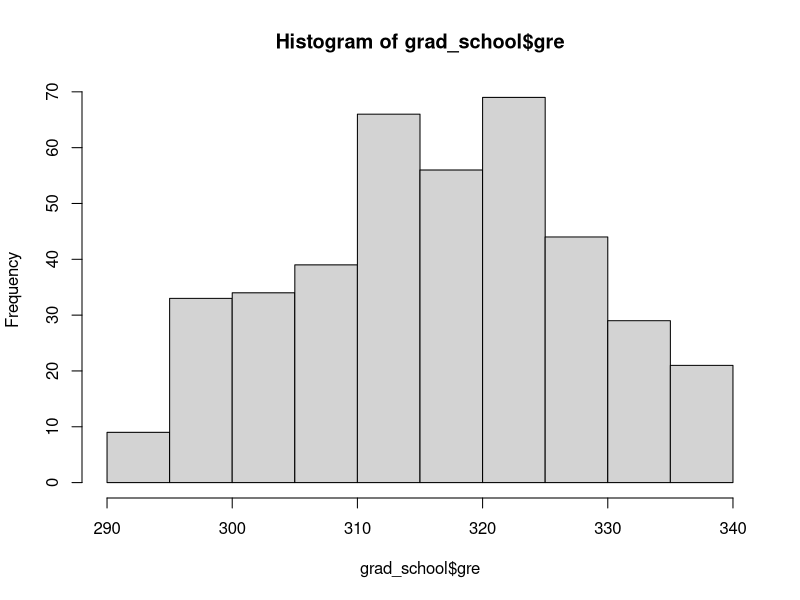
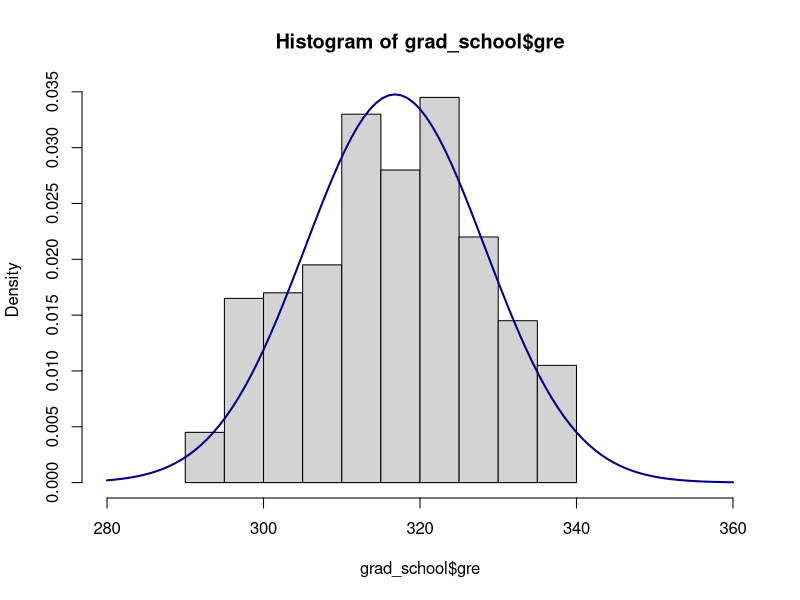

Write the R code that produced these figures, in order. (Note: this script raises an error after producing the figures.)
## ---- chunk 1
library(readr) # call library you need
grad_school <- read_csv("grad_school.csv") # read in necessary file about graduate school
## ---- chunk 2
hist(grad_school$gre) # makes a histogram of GRE scores
## ---- chunk 3
shapiro.test(grad_school$gre)
## ---- chunk 4
mean(grad_school$gre) # get mean of grad school gre scores
sd(grad_school$gre) # get standard deviation of grad school gre scores
hist(grad_school$gre, freq=F, xlim=c(280,360)) # relative frequency histogram with custom x axis limits
curve(dnorm(x, mean=316.8075, sd=11.47365), add=TRUE, col="darkblue", lwd=2) # curves a normal distribution atop a frequency histogram
## ---- chunk 5
head(mtcars) # motorcars
## ---- chunk 6
head(diamonds) # diamond dataset. Are diamonds a girls' best friend? This girl doesn't love diamonds, especially blood ones.
## ---- chunk 7
spotify <- read_csv("spotify.csv") #reads in spotify data
short_spotify <- head(spotify) # makes a shorter version of spotify
## ---- chunk 8
knitr::include_graphics("long_data.png")
## ---- chunk 9
long_spotify <- short_spotify %>%
  pivot_longer(cols=c("acoustic","speaking","popularity","energy","duration","dance","dB","live","valence","bpm"),names_to="type of metric", values_to="score")
